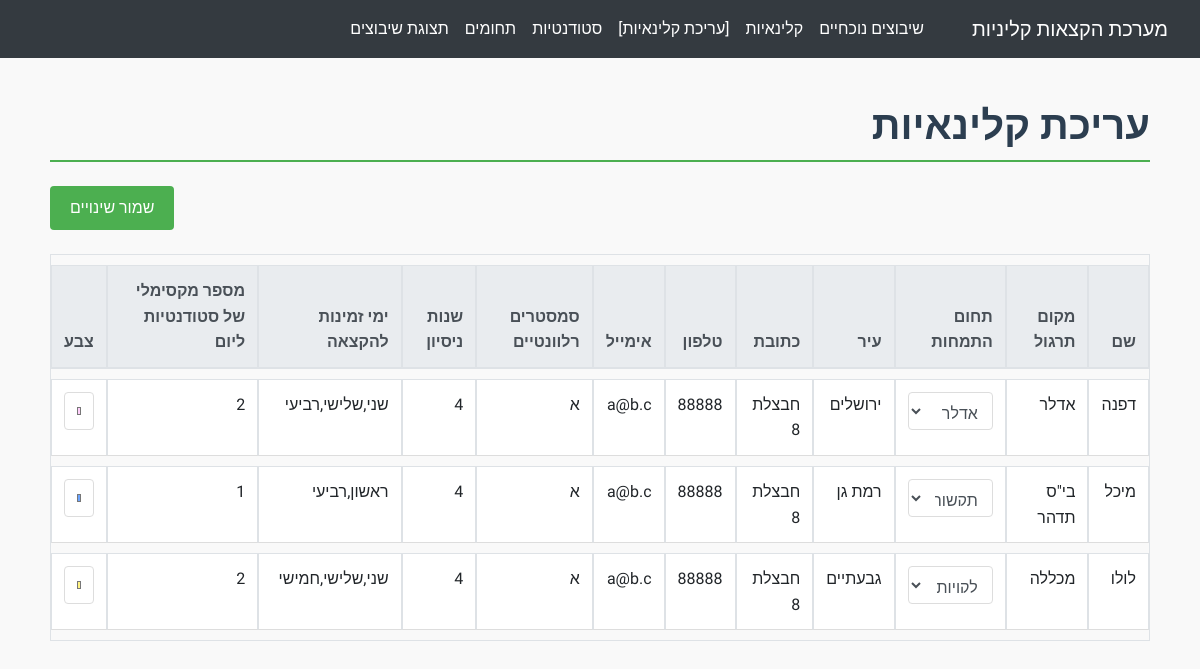
Page /editable_instructors on the earlier database version.
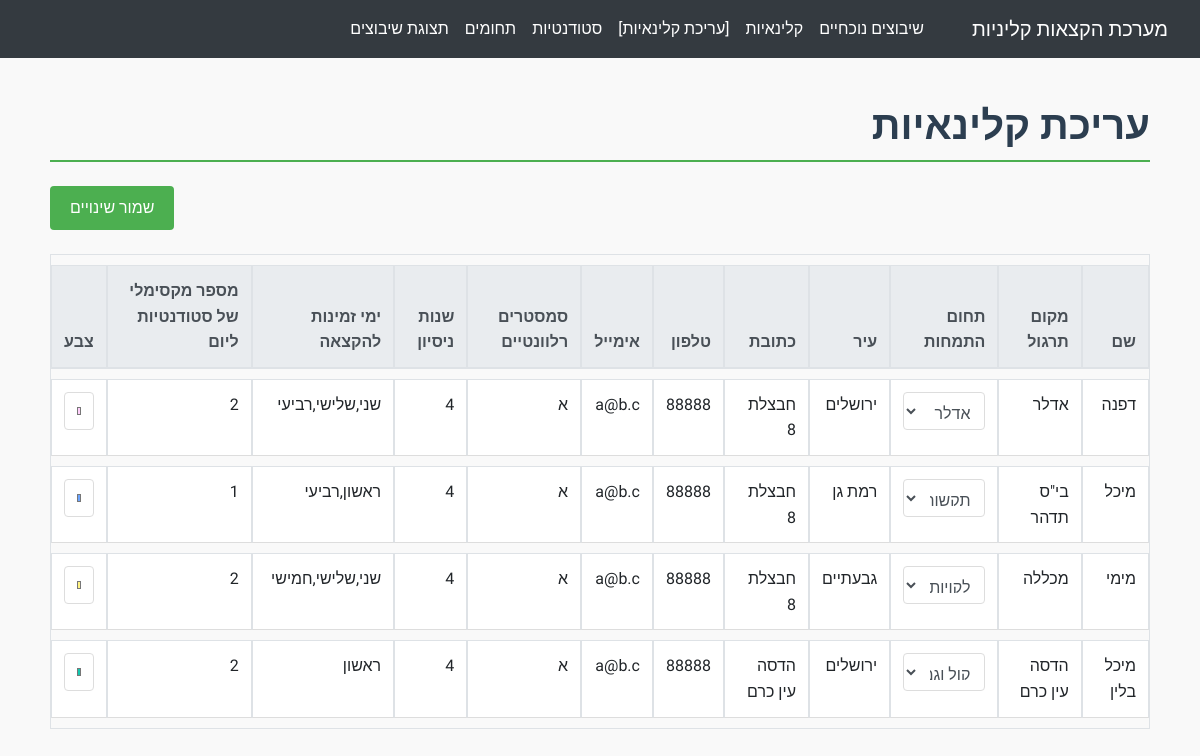
Same page on the later database version.
### app/models.py (models this page shows)
class ClinicalInstructor(db.Model):
    id = db.Column(db.Integer, primary_key=True)
    name = db.Column(db.String(100), nullable=False)
    practice_location = db.Column(db.String(100), nullable=False)
    area_of_expertise_id = db.Column(db.Integer, db.ForeignKey('field.id'), nullable=False)
    area_of_expertise = db.relationship('Field', backref='instructors')
    city = db.Column(db.String(100), nullable=False)
    address = db.Column(db.String(100), nullable=False)
    phone = db.Column(db.String(20), nullable=False)
    email = db.Column(db.String(100), nullable=False)
    relevant_semesters = db.Column(db.String(100), nullable=False)
    years_of_experience = db.Column(db.Integer, nullable=False)
    available_days_to_assign = db.Column(db.String(100), nullable=False)
    max_students_per_day = db.Column(db.Integer, nullable=False)
    color = db.Column(db.String(7), nullable=False, default='#FFFFFF')  # Default to white

### app/routes.py (the view, shortened to what this page needs)
@bp.route('/editable_instructors', methods=['GET', 'POST'])
def editable_instructors():
    instructors = ClinicalInstructor.query.all()
    fields = Field.query.all()
    return render_template('editable_instructors.html', instructors=instructors, fields=fields)

### app/templates/editable_instructors.html (shortened to what this page needs)
{% extends "base.html" %}
{% block content %}
<h1 class="mb-4 text-right">עריכת קלינאיות</h1>
<button id="saveButton" class="btn btn-primary mb-4">שמור שינויים</button>
<table class="table table-bordered" dir="rtl">
    <thead class="thead-light">
        <tr>
            <th class="text-right">שם</th>
            <th class="text-right">מקום תרגול</th>
            <th class="text-right">תחום התמחות</th>
            <th class="text-right">עיר</th>
            <th class="text-right">כתובת</th>
            <th class="text-right">טלפון</th>
            <th class="text-right">אימייל</th>
            <th class="text-right">סמסטרים רלוונטיים</th>
            <th class="text-right">שנות ניסיון</th>
            <th class="text-right">ימי זמינות להקצאה</th>
            <th class="text-right">מספר מקסימלי של סטודנטיות ליום</th>
            <th class="text-right">צבע</th>
        </tr>
    </thead>
    <tbody>
        {% for instructor in instructors %}
        <tr data-id="{{ instructor.id }}">
            <td contenteditable="true" data-field="name">{{ instructor.name }}</td>
            <td contenteditable="true" data-field="practice_location">{{ instructor.practice_location }}</td>
            <td>
                <select class="form-control" data-field="area_of_expertise">
                    {% for field in fields %}
                    <option value="{{ field.name }}" {% if field.name == instructor.area_of_expertise.name %}selected{% endif %}>{{ field.name }}</option>
                    {% endfor %}
                </select>
            </td>
            <td contenteditable="true" data-field="city">{{ instructor.city }}</td>
            <td contenteditable="true" data-field="address">{{ instructor.address }}</td>
            <td contenteditable="true" data-field="phone">{{ instructor.phone }}</td>
            <td contenteditable="true" data-field="email">{{ instructor.email }}</td>
            <td contenteditable="true" data-field="relevant_semesters">{{ instructor.relevant_semesters }}</td>
            <td contenteditable="true" data-field="years_of_experience">{{ instructor.years_of_experience }}</td>
            <td contenteditable="true" data-field="available_days_to_assign">{{ instructor.available_days_to_assign }}</td>
            <td contenteditable="true" data-field="max_students_per_day">{{ instructor.max_students_per_day }}</td>
            <td>
                <input type="color" class="form-control" value="{{ instructor.color }}" data-field="color">
            </td>
        </tr>
        {% endfor %}
    </tbody>
</table>
{% endblock %}

Differences in the rows shown:
changed ClinicalInstructor "מכללה": name "לולו" → "מימי"
added ClinicalInstructor: name "מיכל בלין", practice_location "הדסה עין כרם", value "קול וגמגום", city "ירושלים", address "הדסה עין כרם", phone "88888", email "a@b.c", relevant_semesters "א", years_of_experience "4", available_days_to_assign "ראשון", max_students_per_day "2", color "#12c8b0"
